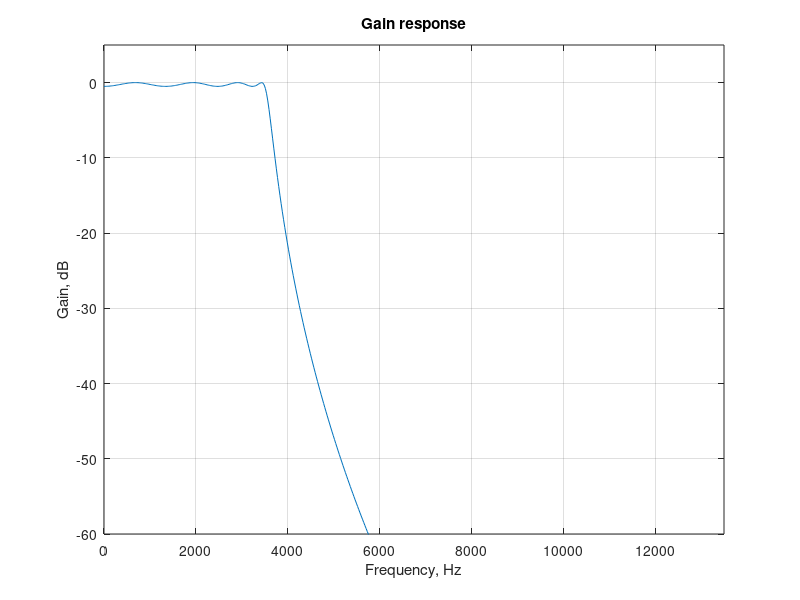

Here is the MATLAB script that generated this plot:
% Program P5_4
% Design of Analog Lowpass Filter 
clf;
Fp = 3500;Fs = 4500;
Wp = 2*pi*Fp; Ws = 2*pi*Fs;
[N, Wn] =cheb1ord(Wp, Ws, 0.5, 30,'s');
[b,a] = cheby1(N, 0.5, Wn, 's');
wa = 0:(3*Ws)/511:3*Ws;
h = freqs(b,a,wa);
plot(wa/(2*pi), 20*log10(abs(h)));grid
xlabel('Frequency, Hz');ylabel('Gain, dB');
title('Gain response');
axis([0 3*Fs -60 5]);
